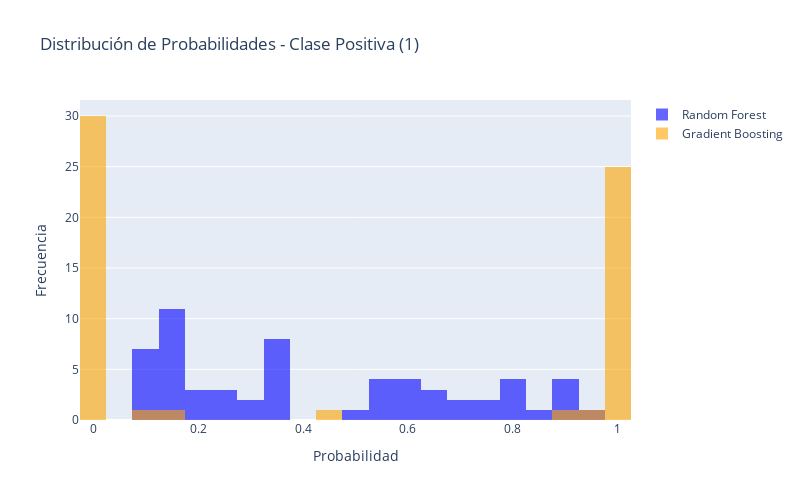

This figure's notebook cell:
### Markdown cell above
### Análisis de probabilidades. En lugar de predecir la clase directamente con .predict() utilizar predict_proba() para obtener las probabilidades

### Code cell
import plotly.express as px
import plotly.graph_objects as go

# Probabilidades para la clase positiva
y_proba_rf = rf_model.predict_proba(X_test)[:, 1]
y_proba_gb = gb_model.predict_proba(X_test)[:, 1]

# Crear figura manualmente con go.Figure
fig = go.Figure()

# Agregar histograma de Random Forest
fig.add_trace(go.Histogram(
    x=y_proba_rf,
    nbinsx=20,
    name='Random Forest',
    opacity=0.6,
    marker_color='blue'
))

# Agregar histograma de Gradient Boosting
fig.add_trace(go.Histogram(
    x=y_proba_gb,
    nbinsx=20,
    name='Gradient Boosting',
    opacity=0.6,
    marker_color='orange'
))

# Configurar layout
fig.update_layout(
    title='Distribución de Probabilidades - Clase Positiva (1)',
    xaxis_title='Probabilidad',
    yaxis_title='Frecuencia',
    barmode='overlay',
    width=800,
    height=500
)

fig.show()

### Figure 1 — Plotly figure (JSON) as saved in the notebook; plotly's stock layout.template omitted (floating-point values rounded to 4 significant figures)
{"data": [{"marker": {"color": "blue"}, "name": "Random Forest", "nbinsx": 20, "opacity": 0.6, "type": "histogram", "x": [0.1168, 0.1224, 0.2532, 0.3427, 0.4885, 0.1126, 0.7017, 0.1501, 0.3669, 0.1549, 0.5991, 0.1966, 0.5512, 0.7552, 0.7851, 0.6106, 0.5825, 0.2373, 0.9172, 0.8471, 0.1199, 0.1425, 0.8942, 0.1199, 0.8947, 0.571, 0.2576, 0.3174, 0.3694, 0.8004, 0.1462, 0.3561, 0.3624, 0.09974, 0.1395, 0.3421, 0.1584, 0.6497, 0.1028, 0.7838, 0.1455, 0.9364, 0.6653, 0.6876, 0.204, 0.143, 0.893, 0.285, 0.5268, 0.7523, 0.1336, 0.6674, 0.1332, 0.1315, 0.3366, 0.8245, 0.5531, 0.3306, 0.1825, 0.5878]}, {"marker": {"color": "orange"}, "name": "Gradient Boosting", "nbinsx": 20, "opacity": 0.6, "type": "histogram", "x": [2.023e-05, 2.023e-05, 1.0, 1.0, 0.9535, 2.023e-05, 0.9942, 2.023e-05, 2.023e-05, 2.023e-05, 1.0, 2.023e-05, 1.0, 0.474, 1.0, 2.023e-05, 2.023e-05, 1.0, 1.0, 1.0, 2.023e-05, 2.023e-05, 1.0, 2.023e-05, 1.0, 2.023e-05, 2.023e-05, 2.023e-05, 1.0, 1.0, 2.023e-05, 2.023e-05, 2.023e-05, 2.023e-05, 2.023e-05, 1.0, 2.023e-05, 0.1663, 2.023e-05, 1.0, 1.0, 1.0, 2.023e-05, 1.0, 2.023e-05, 2.023e-05, 1.0, 2.023e-05, 0.9163, 0.0785, 1.0, 1.0, 2.023e-05, 2.023e-05, 0.9998, 1.0, 1.0, 0.9954, 2.023e-05, 0.001587]}], "layout": {"barmode": "overlay", "height": 500, "title": {"text": "Distribución de Probabilidades - Clase Positiva (1)"}, "width": 800, "xaxis": {"title": {"text": "Probabilidad"}}, "yaxis": {"title": {"text": "Frecuencia"}}}}
